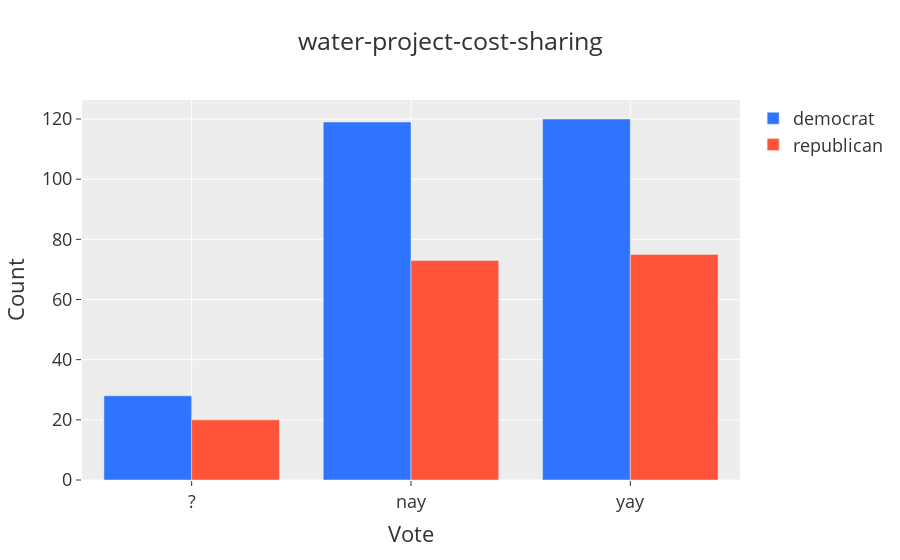

Notebook cell for this chart:
### Markdown cell above
The "physican-fee-freeze" measure shows the opposite, with democrats heavily voting against and republicans mostly voting for the measure.

### Code cell
plot_bar('water-project-cost-sharing')

### Figure 1 — Plotly figure (JSON) as saved in the notebook; plotly's stock layout.template omitted (floating-point values rounded to 4 significant figures)
{"data": [{"marker": {"color": "#2F74FE"}, "name": "democrat", "type": "bar", "x": ["?", "nay", "yay"], "y": [28, 119, 120]}, {"marker": {"color": "#FF5439"}, "name": "republican", "type": "bar", "x": ["?", "nay", "yay"], "y": [20, 73, 75]}], "layout": {"autosize": true, "barmode": "group", "font": {"size": 18}, "title": {"text": "water-project-cost-sharing"}, "xaxis": {"autorange": true, "range": [-0.5, 2.5], "title": {"text": "Vote"}, "type": "category"}, "yaxis": {"autorange": true, "range": [0, 126.3], "title": {"text": "Count"}, "type": "linear"}}}
